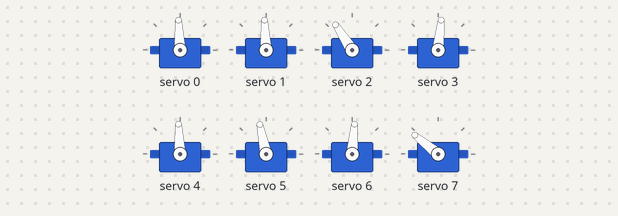
Recording of a sketch running on a simulated Arduino Uno, built with avr-gcc and run on an emulated ATmega328P. Parts: 8 × servo. Random numbers use the default seed unless the sketch sets one; what the sketch prints to the serial monitor is not drawn.

Above: at 0.1 s.
At 6.1 s:
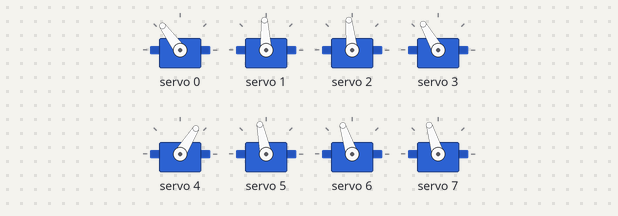
At 11.0 s:
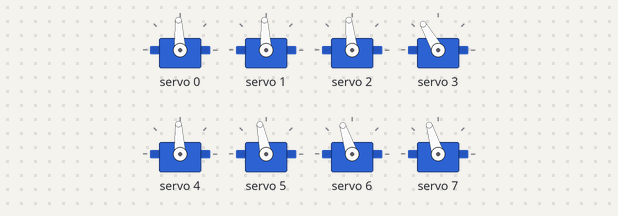
At 13.5 s:
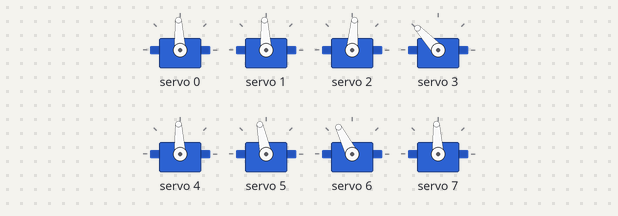
At 21.7 s:
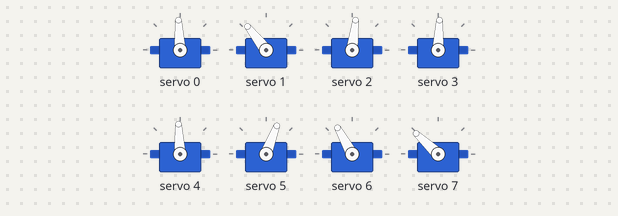
At 36.1 s:
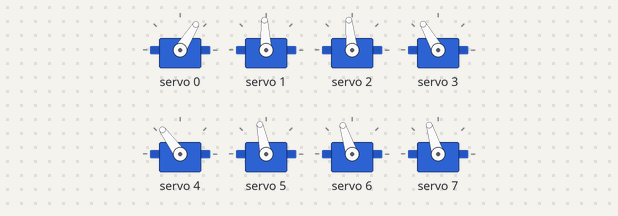
Timing chart, 0 to 40.0 s (numbered marks = the images above):
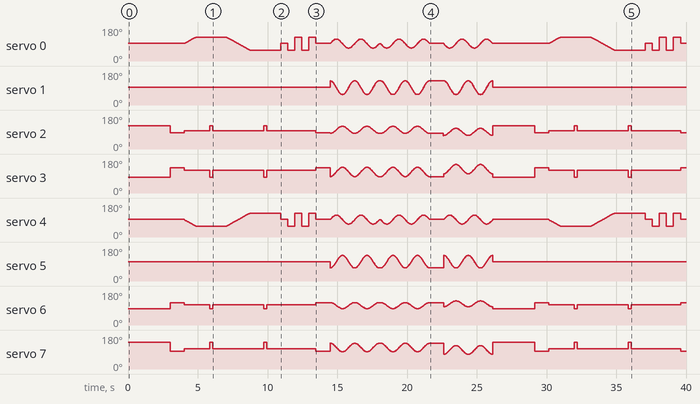

The sketch:

EyesDemo.ino
```cpp
#include "ServoController.h"
#include "Eye.h"

Eye g_eye1(true );
Eye g_eye2(false);

void setup()
{
  Serial.begin(115200);
  Serial.println("Eye started");

  InitServoController();

  g_eye1.Init(0, 1, 2, 3);
  g_eye2.Init(4, 5, 6, 7);
}

int g_x, g_y, g_lids, g_offset;

void Move(int x, int y = 0, int lids = 50, int offset = 0)
{
  g_eye1.MoveEye(x, y, lids, offset);
  g_eye2.MoveEye(x, y, lids, offset);

  g_x = x;
  g_y = 0;
  g_lids = lids;
  g_offset = offset;
}

void MoveRandom()
{
  static uint32_t blinkTime = millis();
  if (millis() > blinkTime)
  {
    int lids = g_lids;
    Move(g_x, g_y, 0, g_offset);
    delay(100);
    Move(g_x, g_y, lids, g_offset);

    blinkTime = millis() + random(3*2000);
  }

  static uint32_t moveTime = millis();
  if (millis() > moveTime)
  {
    Serial.println("Move");
    int x = random(-30, 30);
    int y = random(-20, 20);
    int lids = g_lids;

    if (random(1, 5) == 1)
      lids = random(40, 50);

    Move(x, y, lids, y/2);

    moveTime = millis() + random(1000);
  }

  delay(10);
}

void Move1(int x, int y, int lids, int offset)
{
  Move(x, y, lids, offset);
  delay(2000);
}

void test()
{
  Move1(0, 0, 0, 0);

//  Move1(-100, 0, 0, 0);
//  Move1(100, 0, 0, 0);

  Move1(0, -100, 0, 0);
  Move1(0, 100, 0, 0);

//  Move(0, 0, 100, 0);

  Move1(0, -70, 30, -35);
  Move1(0, 70, 30, 35);
}

void Demo1()
{
  static uint32_t s_stopTime = 0;

  static bool s_Start = true;
  if (s_Start)
  {
    s_Start = false;

    Move(0, 0, 0, 0);
    delay(3*1000);

    Move(0, 0, 70, 0);
    delay(1000);

    for (int i = 0; i < 2; i++)
    {
      Move(0, 0, 0, 0);
      delay(100);
      Move(0, 0, 60, 0);
      delay(500);
    }

    Move(-100, 0, 50, 0);
    delay(500);
    Move(100, 0, 50, 0);
    delay(500);

    Move(0, 0, 30, 0);
    delay(1000);

    s_stopTime = millis() + (uint32_t)40*1000;
  }

  if (millis() > s_stopTime)
  {
    Move(0, 0, 0, 0);
    delay(20*1000);

    Move(0, 0, 60, 0);
    delay(30*1000);

    s_stopTime = millis() + (uint32_t)10*1000;
  }

  MoveRandom();
}

void RadialMove(float angle, int distance = 70, int lids = 40, float phase_shift = 0)
{
  int x = sin(angle) * distance;
  int y = cos(angle) * distance;

  g_eye1.MoveEye(x, y, lids, y/2);

  x = sin(angle + phase_shift) * distance;
  y = cos(angle + phase_shift) * distance;

  g_eye2.MoveEye(x, y, lids, y/2);
}

void Demo2()
{
  Move(0, 0, 0, 0);
  delay(3*1000);

  Move(0, 0, 70, 0);
  delay(1000);

  for (int i = 0; i < 100; i+= 1)
  {
    g_eye1.MoveEye( i, 0, 50);
    g_eye2.MoveEye(-i, 0, 50);

    delay(1);
  }

  delay(1000);
  g_eye1.MoveEye( 100, 0, 0);
  g_eye2.MoveEye(-100, 0, 0);
  delay(200);
  g_eye1.MoveEye( 100, 0, 50);
  g_eye2.MoveEye(-100, 0, 50);
  delay(1000);

  for (int i = 100; i > -100; i -= 1)
  {
    g_eye1.MoveEye( i, 0, 50);
    g_eye2.MoveEye(-i, 0, 50);

    delay(1);
  }

  delay(1000);
  g_eye1.MoveEye(-100, 0, 0);
  g_eye2.MoveEye( 100, 0, 0);
  delay(200);
  g_eye1.MoveEye(-100, 0, 50);
  g_eye2.MoveEye( 100, 0, 50);
  delay(1000);

  Move(0);
  delay(500);

  for (int i = 0; i < 2; i++)
  {
    Move(-100);
    delay(500);

    Move(100);
    delay(500);
  }

  Move(0, 0, 70, 0);
  delay(1000);

  for (float a = 0; a < 4*PI; a += PI/100)
  {
    RadialMove(a);
    delay(1);
  }

  delay(100);

  for (float a = 4*PI; a > 0; a -= PI/100)
  {
    RadialMove(a);
    delay(1);
  }

  delay(1000);

  for (float a = 4*PI; a > 0; a -= PI/100)
  {
    RadialMove(a, 70, 60, PI);
    delay(1);
  }
}

void loop()
{
  //test();
  //MoveRandom();

  //Demo1();
  Demo2();
}
```

Eye.h
```cpp
class Eye
{
public:
  Eye(bool leftEye)
  {
    m_bLeftEye = leftEye;
  }

  void Init(int pinX, int pinY, int pinLidUp, int pinLidDown)
  {
    m_eyeX.Init(pinX);
    m_eyeY.Init(pinY);

    m_lidUp  .Init(pinLidUp  );
    m_lidDown.Init(pinLidDown);
  }

  void OpenUpLid(int percent = 100)   // [-10 .. 100]
  {
    percent = constrain(percent, -15, 100);
    int v = m_bLeftEye ? map(percent, -15, 100,  120, 55) : map(percent, -15, 100,  65, 120);
    m_lidUp.SetPos(v);
  }

  void OpenDownLid(int percent = 100)  // [-10 .. 100]
  {
    percent = constrain(percent, -15, 100);
    int v = m_bLeftEye ? map(percent, -15, 100,  60, 145) : map(percent, -15, 100,  140, 60);
    m_lidDown.SetPos(v);
  }

  void SetLids(int percent = 100, int centerOffset = 0)
  {
    OpenUpLid  (percent + centerOffset);
    OpenDownLid(percent - centerOffset);
  }

  void SetEye(int x, int y)  // [-100 .. 100]
  {
    x = constrain(x, -100, 100);
    y = constrain(y, -100, 100);

    int eyeX = m_bLeftEye ? map(x,  -100, 100, 45, 115) : map(x,  -100, 100, 45, 115);
    int eyeY = m_bLeftEye ? map(y,  -100, 100, 25, 135) : map(y,  -100, 100, 140, 40);

    m_eyeX.SetPos(eyeX);
    m_eyeY.SetPos(eyeY);
  }

  void MoveEye(int x, int y, int lids, int offset = 0)
  {
    SetEye(x, y);
    SetLids(lids, offset);
  }

private:
  bool m_bLeftEye;

  ServoController m_eyeX;
  ServoController m_eyeY;
  ServoController m_lidUp;
  ServoController m_lidDown;
};
```

ServoController.h
```cpp
#include <Wire.h>
#include <Adafruit_PWMServoDriver.h>

Adafruit_PWMServoDriver g_pwm = Adafruit_PWMServoDriver();

const int kMinPos = 0;
const int kMaxPos = 180;

const int kPwmFrequency = 50;

const int kServoMinPWM = 700;   // 0.7 ms pulse (0   - degree)
const int kServoMaxPWM = 2500;  // 2.5 ms pulse (180 - degree)

void InitServoController()
{
  g_pwm.begin();
  g_pwm.setPWMFreq(kPwmFrequency);
}

class ServoController
{
public:
  void Init(int id, int adjust = 0)
  {
    m_id     = id;
    m_adjust = adjust;
  }

  void Detach()
  {
    g_pwm.setPWM(m_id, 0, 0);
  }

  int GetPulseWidth(int pos)
  {
    pos = constrain(pos, kMinPos, kMaxPos);

    float pwm = map(pos, kMinPos, kMaxPos, kServoMinPWM, kServoMaxPWM);
    return (int)(pwm / 1000000.0 * kPwmFrequency * 4096);
  }

  void SetPos(int pos)
  {
    g_pwm.setPWM(m_id, 0, GetPulseWidth(pos + m_adjust));
  }

private:
  int   m_id;
  int   m_adjust;
};
```

Measured:
- by itself, servo 2: 123° → 85° at 3.0 s, → 96° 1.0 s later, → 123° 1.8 s later, → 96° 0.21 s later, … (382 changes in this stretch)
- by itself, servo 7: 141° → 93° at 3.0 s, → 107° 1.0 s later, → 141° 1.8 s later, → 107° 0.21 s later, … (388 changes in this stretch)
